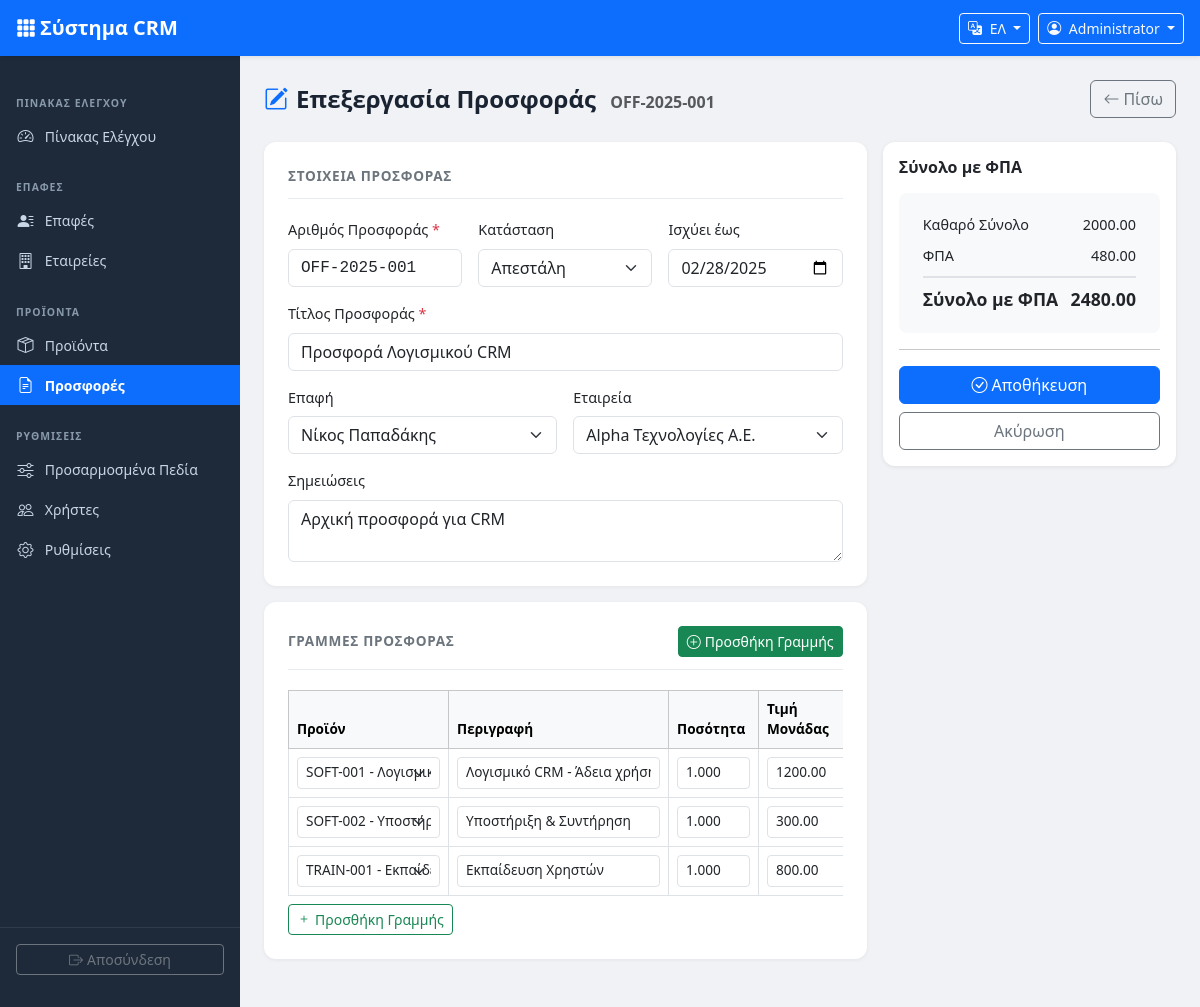
Page /offers/edit.php?id=1 (signed in) on the committed database.
### tables this page shows
CREATE TABLE IF NOT EXISTS offers (
    id INT UNSIGNED AUTO_INCREMENT PRIMARY KEY,
    offer_number VARCHAR(20) NOT NULL UNIQUE,
    contact_id INT UNSIGNED DEFAULT NULL,
    company_id INT UNSIGNED DEFAULT NULL,
    title VARCHAR(255) NOT NULL,
    status ENUM('draft','sent','accepted','rejected') NOT NULL DEFAULT 'draft',
    valid_until DATE DEFAULT NULL,
    notes TEXT DEFAULT NULL,
    total_net DECIMAL(10,2) NOT NULL DEFAULT 0.00,
    total_vat DECIMAL(10,2) NOT NULL DEFAULT 0.00,
    total_gross DECIMAL(10,2) NOT NULL DEFAULT 0.00,
    created_by INT UNSIGNED DEFAULT NULL,
    created_at TIMESTAMP DEFAULT CURRENT_TIMESTAMP,
    updated_at TIMESTAMP DEFAULT CURRENT_TIMESTAMP ON UPDATE CURRENT_TIMESTAMP,
    FOREIGN KEY (contact_id) REFERENCES contacts(id) ON DELETE SET NULL,
    FOREIGN KEY (company_id) REFERENCES companies(id) ON DELETE SET NULL,
    FOREIGN KEY (created_by) REFERENCES users(id) ON DELETE SET NULL
);

CREATE TABLE IF NOT EXISTS contacts (
    id INT UNSIGNED AUTO_INCREMENT PRIMARY KEY,
    company_id INT UNSIGNED DEFAULT NULL,
    first_name VARCHAR(100) NOT NULL,
    last_name VARCHAR(100) NOT NULL,
    email VARCHAR(150) DEFAULT NULL,
    phone VARCHAR(30) DEFAULT NULL,
    position VARCHAR(100) DEFAULT NULL,
    notes TEXT DEFAULT NULL,
    created_by INT UNSIGNED DEFAULT NULL,
    created_at TIMESTAMP DEFAULT CURRENT_TIMESTAMP,
    updated_at TIMESTAMP DEFAULT CURRENT_TIMESTAMP ON UPDATE CURRENT_TIMESTAMP,
    FOREIGN KEY (company_id) REFERENCES companies(id) ON DELETE SET NULL,
    FOREIGN KEY (created_by) REFERENCES users(id) ON DELETE SET NULL
);

CREATE TABLE IF NOT EXISTS companies (
    id INT UNSIGNED AUTO_INCREMENT PRIMARY KEY,
    name VARCHAR(200) NOT NULL,
    vat_number VARCHAR(30) DEFAULT NULL,
    phone VARCHAR(30) DEFAULT NULL,
    email VARCHAR(150) DEFAULT NULL,
    address VARCHAR(255) DEFAULT NULL,
    city VARCHAR(100) DEFAULT NULL,
    country VARCHAR(100) DEFAULT 'Greece',
    notes TEXT DEFAULT NULL,
    created_by INT UNSIGNED DEFAULT NULL,
    created_at TIMESTAMP DEFAULT CURRENT_TIMESTAMP,
    updated_at TIMESTAMP DEFAULT CURRENT_TIMESTAMP ON UPDATE CURRENT_TIMESTAMP,
    FOREIGN KEY (created_by) REFERENCES users(id) ON DELETE SET NULL
);

### includes/functions.php (called while the page is built, shortened)
<?php
function getLang(): array {
    static $lang = null;
    if ($lang !== null) return $lang;
    $code = $_SESSION['user_lang'] ?? DEFAULT_LANG;
    $file = __DIR__ . '/../lang/' . $code . '.php';
    $lang = require $file;
    return $lang;
}
function t(string $key, string $fallback = ''): string {
    $lang = getLang();
    return $lang[$key] ?? ($fallback ?: $key);
}
function e(mixed $val): string {
    return htmlspecialchars((string)$val, ENT_QUOTES | ENT_SUBSTITUTE, 'UTF-8');
}
function getProductsForSelect(): array {
    $db   = getDB();
    $lang = ($_SESSION['user_lang'] ?? DEFAULT_LANG);
    $col  = $lang === 'en' ? 'name_en' : 'name_el';
    $stmt = $db->prepare("SELECT id, code, $col AS name, price, unit, vat_rate FROM products WHERE active = 1 ORDER BY $col");
    $stmt->execute();
    return $stmt->fetchAll();
}
function intParam(string $key, int $default = 0): int {
    $val = $_GET[$key] ?? $_POST[$key] ?? $default;
    return (int)$val;
}

### offers/edit.php (the view, shortened to what this page needs)
<?php
require_once __DIR__ . '/../includes/header.php';
$db  = getDB();
$id  = intParam('id');
$stmt = $db->prepare('SELECT * FROM offers WHERE id = ?');
$stmt->execute([$id]);
$offer = $stmt->fetch();
$contacts  = $db->query('SELECT id, first_name, last_name FROM contacts ORDER BY last_name, first_name')->fetchAll();
$companies = $db->query('SELECT id, name FROM companies ORDER BY name')->fetchAll();
$values = $offer;
?>
<div class="page-header">
    <h1><i class="bi bi-pencil-square me-2 text-primary"></i><?= e(t('edit_offer')) ?>
        <small class="text-muted fs-6 ms-2"><?= e($offer['offer_number']) ?></small>
    </h1>
    <a href="<?= APP_URL ?>/offers/view.php?id=<?= $id ?>" class="btn btn-outline-secondary">
        <i class="bi bi-arrow-left me-1"></i><?= e(t('back')) ?>
    </a>
</div>
<form method="post" action="" id="offerForm">
    <div class="row g-3">
        <div class="col-lg-8">
            <div class="form-section mb-3">
                <div class="form-section-title"><?= e(t('offer_details')) ?></div>
                <div class="row g-3">
                    <div class="col-md-4">
                        <label class="form-label"><?= e(t('offer_number')) ?> <span class="text-danger">*</span></label>
                        <input type="text" class="form-control font-monospace" name="offer_number"
                               value="<?= e($values['offer_number']) ?>" required>
                    </div>
                    <div class="col-md-4">
                        <label class="form-label"><?= e(t('offer_status')) ?></label>
                        <select class="form-select" name="status">
                            <option value="sent"     <?= $values['status']==='sent'     ? 'selected':'' ?>><?= e(t('status_sent')) ?></option>
                        </select>
                    </div>
                    <div class="col-md-4">
                        <label class="form-label"><?= e(t('valid_until')) ?></label>
                        <input type="date" class="form-control" name="valid_until" value="<?= e($values['valid_until']) ?>">
                    </div>
                    <div class="col-12">
                        <label class="form-label"><?= e(t('offer_title')) ?> <span class="text-danger">*</span></label>
                        <input type="text" class="form-control" name="title" value="<?= e($values['title']) ?>" required>
                    </div>
                    <div class="col-md-6">
                        <label class="form-label"><?= e(t('contact')) ?></label>
                        <select class="form-select" name="contact_id">
                            <?php foreach ($contacts as $c): ?>
                            <option value="<?= $c['id'] ?>" <?= (int)$values['contact_id']===(int)$c['id'] ? 'selected':'' ?>>
                                <?= e($c['first_name'] . ' ' . $c['last_name']) ?>
                            </option>
                            <?php endforeach; ?>
                        </select>
                    </div>
                    <div class="col-md-6">
                        <label class="form-label"><?= e(t('company')) ?></label>
                        <select class="form-select" name="company_id">
                            <?php foreach ($companies as $c): ?>
                            <option value="<?= $c['id'] ?>" <?= (int)$values['company_id']===(int)$c['id'] ? 'selected':'' ?>>
                                <?= e($c['name']) ?>
                            </option>
                            <?php endforeach; ?>
                        </select>
                    </div>
                    <div class="col-12">
                        <label class="form-label"><?= e(t('notes')) ?></label>
                        <textarea class="form-control" name="notes" rows="2"><?= e($values['notes']) ?></textarea>
                    </div>
                </div>
            </div>
            <div class="form-section">
                <div class="form-section-title d-flex justify-content-between align-items-center">
                    <span><?= e(t('offer_items')) ?></span>
                    <button type="button" class="btn btn-sm btn-success" onclick="addOfferLine()">
                        <i class="bi bi-plus-circle me-1"></i><?= e(t('add_line')) ?>
                    </button>
                </div>
                <div class="table-responsive">
                    <table class="table table-bordered offer-items-table mb-2">
                        <thead class="table-light">
                            <tr>
                                <th><?= e(t('product')) ?></th>
                                <th><?= e(t('description')) ?></th>
                                <th><?= e(t('qty')) ?></th>
                                <th><?= e(t('unit_price')) ?></th>
                            </tr>
                        </thead>
                        <tbody id="offerItemsBody">
                        </tbody>
                    </table>
                </div>
                <button type="button" class="btn btn-sm btn-outline-success" onclick="addOfferLine()">
                    <i class="bi bi-plus me-1"></i><?= e(t('add_line')) ?>
                </button>
            </div>
        </div>
        <div class="col-lg-4">
            <div class="card card-shadow sticky-lg-top" style="top:70px;">
                <div class="card-body">
                    <h6 class="fw-bold mb-3"><?= e(t('total_gross')) ?></h6>
                    <div class="totals-box">
                        <div class="total-row">
                            <span><?= e(t('total_net')) ?></span>
                            <span id="totalNet"><?= number_format($offer['total_net'], 2) ?></span>
                        </div>
                        <div class="total-row">
                            <span><?= e(t('total_vat')) ?></span>
                            <span id="totalVat"><?= number_format($offer['total_vat'], 2) ?></span>
                        </div>
                        <div class="total-row grand-total">
                            <span><?= e(t('total_gross')) ?></span>
                            <span id="totalGross"><?= number_format($offer['total_gross'], 2) ?></span>
                        </div>
                    </div>
                    <hr>
                    <button type="submit" class="btn btn-primary w-100 mb-2">
                        <i class="bi bi-check-circle me-1"></i><?= e(t('save')) ?>
                    </button>
                    <a href="<?= APP_URL ?>/offers/view.php?id=<?= $id ?>" class="btn btn-outline-secondary w-100">
                        <?= e(t('cancel')) ?>
                    </a>
                </div>
            </div>
        </div>
    </div>
</form>
<?php require_once __DIR__ . '/../includes/footer.php'; ?>

### assets/css/style.css (style rules this page uses)
:root { --sidebar-width: 240px; --navbar-height: 56px; --sidebar-bg: #1e2a3a; --sidebar-hover: #2d3f55; --sidebar-active: #0d6efd; --sidebar-text: #c8d6e5; --sidebar-section: #8899aa; }
body.crm-body { background-color: #f0f2f5; font-family: 'Segoe UI', system-ui, -apple-system, sans-serif; font-size: 0.9rem; }
.page-header { display: flex; align-items: center; justify-content: space-between; margin-bottom: 1.5rem; flex-wrap: wrap; gap: 0.75rem; }
.page-header h1 { font-size: 1.5rem; font-weight: 700; color: #1a2332; margin: 0; }
.form-section { background: #fff; border-radius: 12px; padding: 1.5rem; margin-bottom: 1.5rem; box-shadow: 0 1px 4px rgba(0,0,0,0.06); }
.form-section-title { font-size: 0.85rem; font-weight: 700; text-transform: uppercase; letter-spacing: 0.05em; color: #6c757d; margin-bottom: 1.25rem; padding-bottom: 0.75rem; border-bottom: 1px solid #e9ecef; }
.offer-items-table { font-size: 0.85rem; }
.totals-box { background: #f8f9fa; border-radius: 8px; padding: 1rem 1.5rem; }
.totals-box .total-row { display: flex; justify-content: space-between; padding: 0.3rem 0; font-size: 0.9rem; }
.totals-box .total-row.grand-total { font-size: 1.1rem; font-weight: 700; border-top: 2px solid #dee2e6; padding-top: 0.5rem; margin-top: 0.25rem; }
.card-shadow { border: none; box-shadow: 0 1px 4px rgba(0,0,0,0.08); border-radius: 12px; }

### rows in the picture
offers: offer_number "OFF-2025-001", status "Απεστάλη", valid_until "02/28/2025", title "Προσφορά Λογισμικού CRM", contact_id "Νίκος Παπαδάκης", company_id "Alpha Τεχνολογίες Α.Ε.", notes "Αρχική προσφορά για CRM", total_net "2000.00", total_vat "480.00", total_gross "2480.00"

### other values in the picture
t('app_name') "Σύστημα CRM"
$currentUser['name'] "Administrator"
t('dashboard') "ΠΊΝΑΚΑΣ ΕΛΈΓΧΟΥ"
t('dashboard') "Πίνακας Ελέγχου"
t('contacts') "ΕΠΑΦΈΣ"
t('contacts') "Επαφές"
t('companies') "Εταιρείες"
t('products') "ΠΡΟΪΌΝΤΑ"
t('products') "Προϊόντα"
t('offers') "Προσφορές"
t('settings') "ΡΥΘΜΊΣΕΙΣ"
t('custom_fields') "Προσαρμοσμένα Πεδία"
t('users') "Χρήστες"
t('settings') "Ρυθμίσεις"
t('logout') "Αποσύνδεση"
